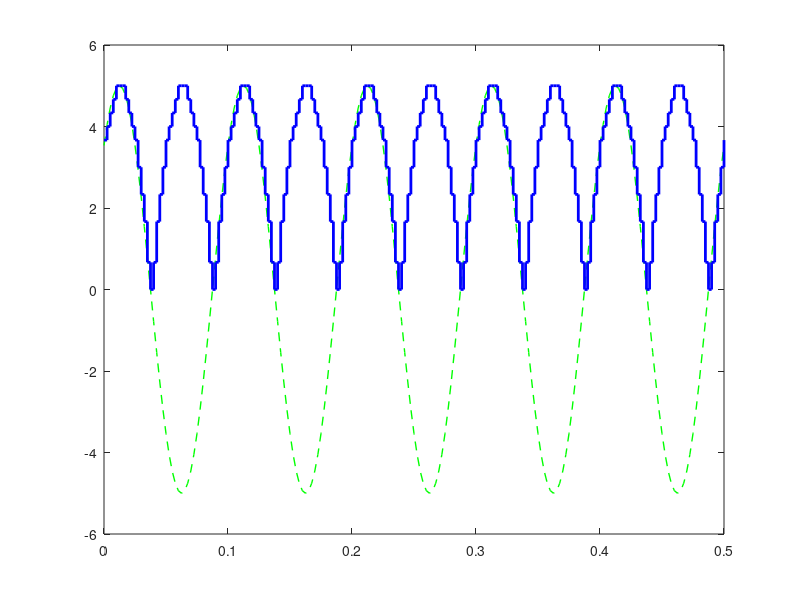

This figure's MATLAB source: (Note: this script raises an error after producing the figure.)
######Parte 1:
A=5;
fs=10;
phi=pi/4;
fm=400;
paso=1/fm;
t=0:paso:0.5;

#hacer la senal
x_orig=A*sin(2*pi*fs*t+phi);

#para rectificar la hacemos ir de 0 a 5, podria usar la del ej 2 pero lo hago de nuevo
x_rect=abs(x_orig);

#Cuantizar en 16 niveles
niveles=16;
#seguimos la misma logica que el ej 2
minimo=min(x_rect);
x_pos=x_rect-minimo;
#buscamos el alto del escalon
H=max(x_pos)/(niveles-1);
rho=zeros(size(x_pos));#inicializamos el vector vacio
#hacemos las condiciones
rho(x_pos<0)=0; #caso del piso
rho(x_pos>=(niveles-1)*H)=(niveles-1)*H; #caso techo

mascara=(x_pos>=0) & (x_pos<(niveles-1)*H); #seria el cuerpo de la func.
rho(mascara)=H* round(x_pos(mascara)/H);#cuantizamos con el round p disminuir error

y_cuant=rho+minimo;#volvemos al desplazamiento original,como hicimos en ej2
#graficamos
figure(2); clf;
plot(t, x_orig, 'g--', 'linewidth', 1); hold on;
stairs(t, y_cuant, 'b', 'linewidth', 2);           #cuantizada
# Para que se noten los 16 niveles, podemos dibujar líneas horizontales tenues
niveles_y = linspace(min(y_cuant), max(y_cuant), 16);
hline = arrayfun(@(y) yline(y, 'color', [0.8 0.8 0.8], 'linestyle', ':'), niveles_y);
title('Señal Original vs. Rectificada y Cuantizada (16 niveles)');
xlabel('Tiempo (s)');
ylabel('Amplitud (V)');
legend('Original (Continua en amplitud)', 'Procesada (Discreta en amplitud)');
grid on;



#####Parte 2
#buscamos la potencia de la senal, como los ejs anteriores
ps=mean(y_cuant.^2);
#generamos el ruido
ruido_orig=randn(1,length(t));
pr_orig=mean(ruido_orig.^2);
y=y_cuant+ruido_orig;
SNR_1=ps/pr_orig;
SNR_db1=10*log10(SNR_1);

#procedo a mostrar los valores obtenidos
fprintf('Valores iniciales obtendos \n');
fprintf('Potencia senal (PS): %f\n',ps);
fprintf('Potencia ruido (PN): %f\n',pr_orig);
fprintf('SNR en db inicial: %f\n',SNR_db1);


#grafico la original
 figure(1); clf;
    subplot(3,1,1);
    plot(t, y_cuant, 'b', 'linewidth', 1.5);
    title('Señal Conocida Original');
    grid on;
#grafico con ruido
    subplot(3,1,2);
    plot(t, y, 'k');
    title(sprintf('Señal + Ruido (SNR = %.2f dB)', SNR_db1));
    grid on;

#la relacion senal ruido sea 6db (es parecido a lo de 0db del ej 8)\
SNR_6db=6;
k_6db=sqrt(ps/(pr_orig*10^(SNR_6db/10)));
ruido_k6=k_6db*ruido_orig;
y_6db=y_cuant+ruido_k6;
#aca ya tenemos la senal nueva, entonces procedemos a verificar como en ej 8
p_6db=mean(ruido_k6.^2);
SNR_f=10*log10(ps/p_6db);

#muestro los valores obtenidos
fprintf('--- FORZANDO SNR A 6 dB ---\n');
fprintf('Constante calculada (k): %f\n', k_6db);
fprintf('Potencia del Ruido resultante: %f\n', p_6db);
fprintf('SNR Final verificada: %f dB\n', SNR_f);

#grafico los valores de los 6db
    subplot(3,1,3);
    plot(t, y_6db, 'r');
    title(sprintf('Señal + Ruido forzado a 6 dB (k = %.2f)', k_6db));
    xlabel('Tiempo (s)');
    grid on;
